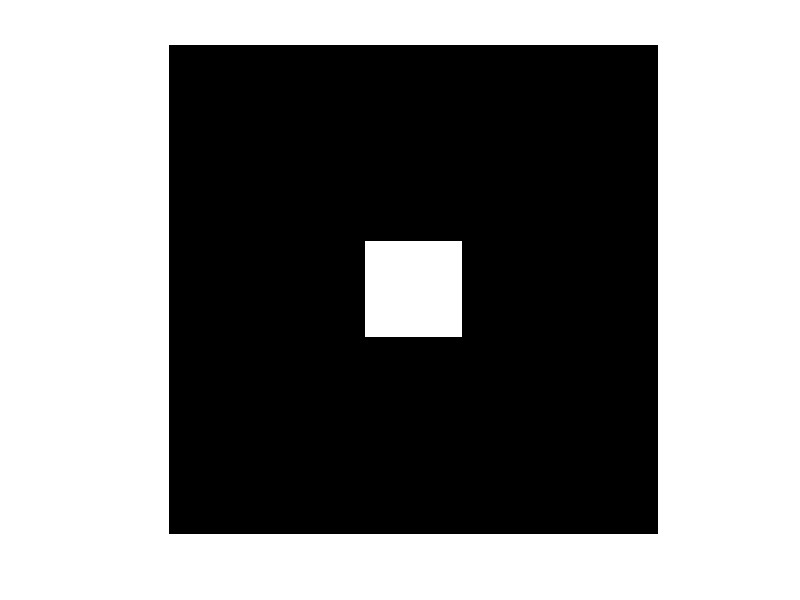
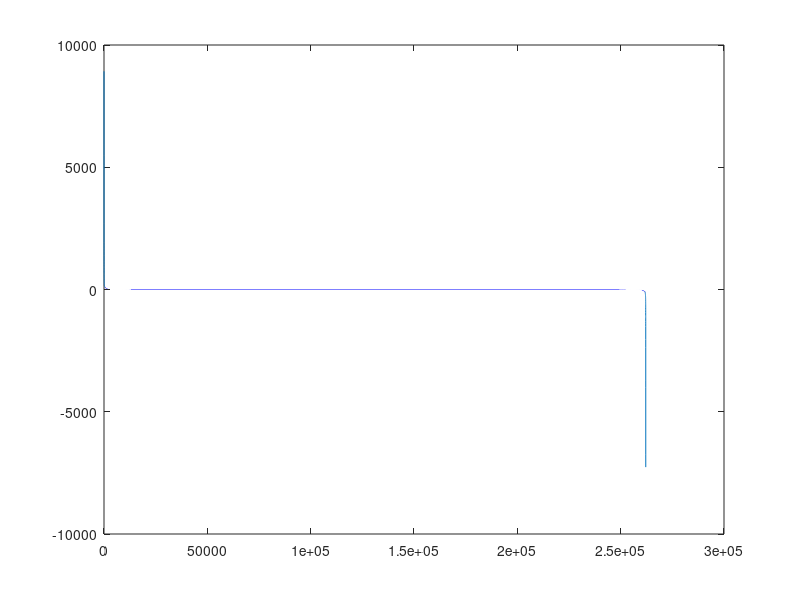
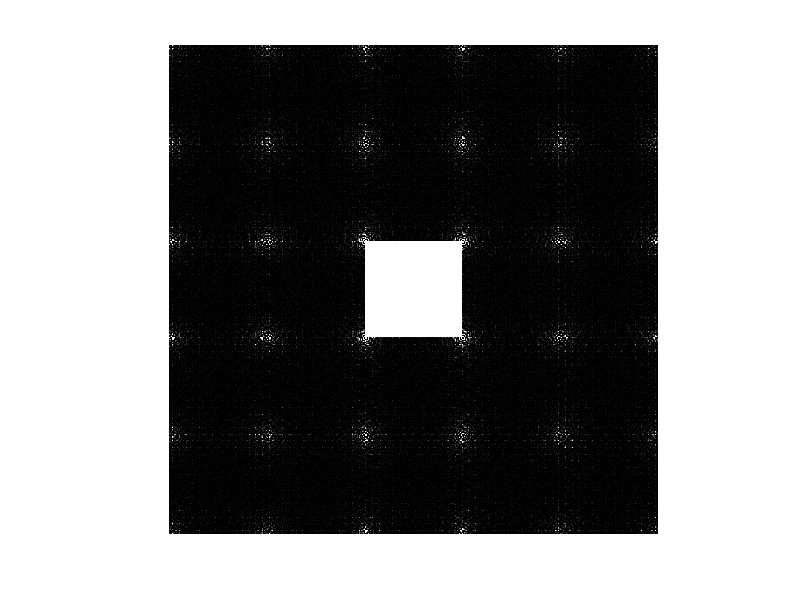

MATLAB code to generate these figures, in order: (Note: this script raises an error after producing the figures.)
clear all
close all

%Question 1A : 

X = zeros(512, 512);

for x=206:306 
    for y=206:306  
        X(x,y) = 255;
    end
end

figure
colormap(gray(64));
imshow(X)

%Question 2B et 2C
Dct = dct2(X);


m2 = Dct(:);
pct80=round(512*512*0.8);
pct50=round(512*512*0.5);
pct20=round(512*512*0.2);

Dcts = sort(m2,'descend');
Dct(abs(Dct) < Dcts(pct20)) = 0;

figure
colormap(gray(64));
plot(Dcts)


figure
colormap(gray(64));
imshow(idct2(Dct));


% Exercice 2 

%Question 2b

image1 = imread("image1.ascii.pgm");
figure
colormap(gray(64));
imshow(image1);
%Question 2c

Dctimage = dct2(image1);

m2image = Dctimage(:);
pctimage=round(512*512*0.005);

Dctsimage = sort(m2image,'descend');
Dctimage(abs(Dctimage) < Dctsimage(pctimage)) = 0;

%figure
figure
colormap(gray(64));
image(idct2(Dctimage),'cdatamapping','scaled')


%dct80 = reshape(dct, [], round(0.2*512), 1);

%I = image(Dcts,'cdatamapping','scaled');

%Question 2D





%set(gca,'clim',[28 33]);